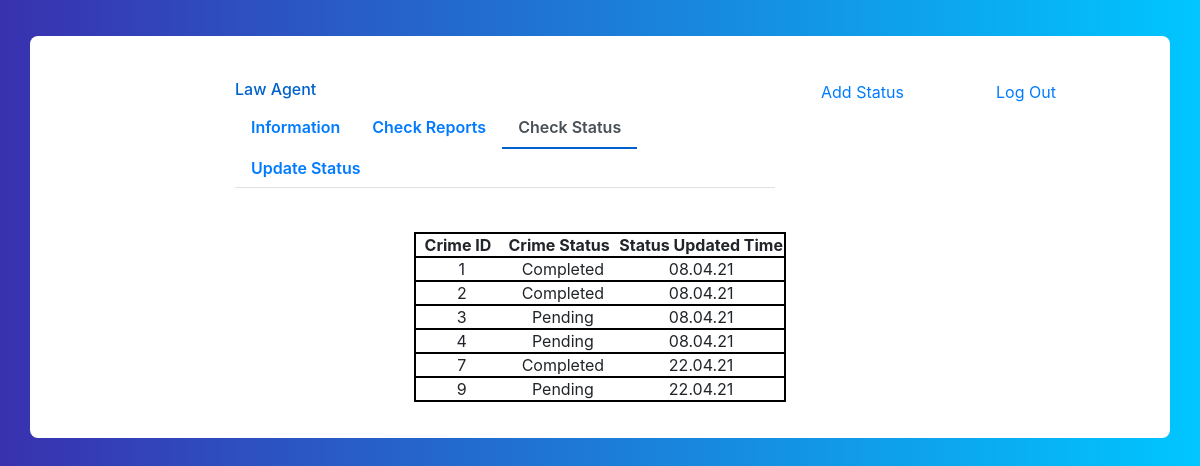
The app's page /database/checkstatus/ with its own data.
### status/models.py (models this page shows)
class Status(models.Model):
    user = models.OneToOneField(Crimereports, on_delete=models.CASCADE, db_column="User ID")
    complaint_status = models.CharField(max_length=10, db_column= 'Complaint Status')
    date = models.CharField(max_length=10, db_column= 'Date')

### crimereports/models.py (models this page shows)
class Crimereports(models.Model):
    user = models.ForeignKey(GenUser, on_delete=models.CASCADE, db_column="User ID")
    location_of_crime = models.TextField(db_column= 'Location of Crime')
    type_of_crime = models.CharField(max_length=50,db_column= 'Type of Crime')
    date_of_crime = models.CharField(max_length=10, db_column= 'Date of Crime')
    crime_description = models.TextField(db_column="Crime Description")

### lawagency/views.py (the view)
# urls.py: path('checkstatus/', lv.checkStatus, name="checkLawstatus"),
def checkStatus(request):
    st = Status.objects.all()
    return render(request, 'lawagency/checkstatus.html', {'st':st})

### templates/lawagency/checkstatus.html (shortened to what this page needs)
<!DOCTYPE html>
<html lang="en">
<head>
<link href="//maxcdn.bootstrapcdn.com/bootstrap/4.1.1/css/bootstrap.min.css" rel="stylesheet" id="bootstrap-css">
</head>
<body>
<div class="container emp-profile">
            <form method="post">
                <div class="row">
                    <div class="col-md-2">
                    </div>
                    <div class="col-md-6">
                        <div class="profile-head">
                                    <h6>
                                        Law Agent
                                    </h6>
                            <ul class="nav nav-tabs" id="myTab" role="tablist">
                                <li class="nav-item">
                                    <a class="nav-link" id="home-tab" data-toggle="tab" href="{% url 'lawprofile' %}" role="tab" aria-controls="home" aria-selected="false">Information</a>
                                </li>
                                <li class="nav-item">
                                    <a class="nav-link " id="profile-tab" data-toggle="tab" href="{% url 'lawreport'  %}" role="tab" aria-controls="profile" aria-selected="false">Check Reports</a>
                                </li>
                                 <li class="nav-item">
                                    <a class="nav-link active" id="profile-tab" data-toggle="tab" href="{% url 'checkLawstatus' %}" role="tab" aria-controls="profile" aria-selected="true">Check Status</a>
                                </li>
                                <li class="nav-item">
                                    <a class="nav-link" id="profile-tab" data-toggle="tab" href="{% url 'updatestatus' %}" role="tab" aria-controls="profile" aria-selected="false">Update Status</a>
                                </li>
                            </ul>
                        </div>
                    </div>
                    <div class="col-md-2">
                        <a class="nav-link" id="profile-tab" data-toggle="tab" href="{% url 'upstatus' %}" role="tab" aria-controls="profile" aria-selected="false">Add Status</a>
                    </div>
                    <div align="center">
                                <a class="nav-link" id="profile-tab" data-toggle="tab" href="{% url 'userlogout' %}" role="tab" aria-controls="profile" aria-selected="false">Log Out</a>
                                </div>
                </div>
                <div class="row">
                    <div class="col-md-2">
                    </div>
                    <div class="col-md-6">
                    </div>
                </div>
            </form>
                            <div align="center">
                                <table>
                                    <thead>
                                        <tr align="center" style="border: 2px solid black;">
                                            <th>&nbsp;&nbsp;Crime ID&nbsp;&nbsp;&nbsp;&nbsp;</th>
                                            <th>Crime Status&nbsp;&nbsp;</th>
                                            <th>Status Updated Time</th>
                                        </tr>
                                    </thead>
                                    <tbody>
                                                            {% for k in st  %}
                                                         <tr align="center" style="border: 2px solid black">
                                                            <td>{{ k.user.id }}</td>
                                                            <td>{{ k.complaint_status }}</td>
                                                            <td>{{ k.date }}</td>
                                                         </tr>
                                                            {% endfor %}
                                    </tbody>
                                </table>
                            </div>
        </div>
</body>
</html>

### templates/lawagency/checkstatus.html (style rules this page uses)
body { background: -webkit-linear-gradient(left, #3931af, #00c6ff); }
.emp-profile { padding: 3%; margin-top: 3%; margin-bottom: 3%; border-radius: 0.5rem; background: #fff; }
.profile-head h6 { color: #0062cc; }
.profile-head .nav-tabs { margin-bottom:5%; }
.profile-head .nav-tabs .nav-link { font-weight:600; border: none; }
.profile-head .nav-tabs .nav-link.active { border: none; border-bottom:2px solid #0062cc; }

### records on screen
Status: user.id "1", complaint_status "Completed", date "08.04.21"
Status: user.id "2", complaint_status "Completed", date "08.04.21"
Status: user.id "3", complaint_status "Pending", date "08.04.21"
Status: user.id "4", complaint_status "Pending", date "08.04.21"
Status: user.id "7", complaint_status "Completed", date "22.04.21"
Status: user.id "9", complaint_status "Pending", date "22.04.21"
